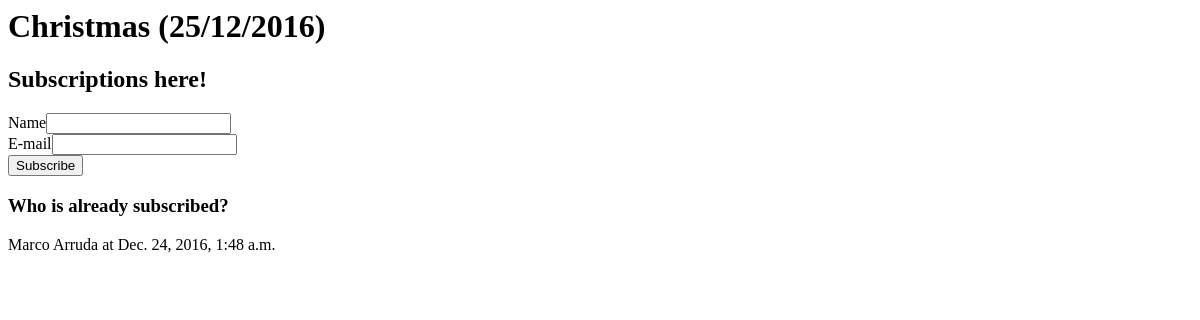
Before: / with the older database file.
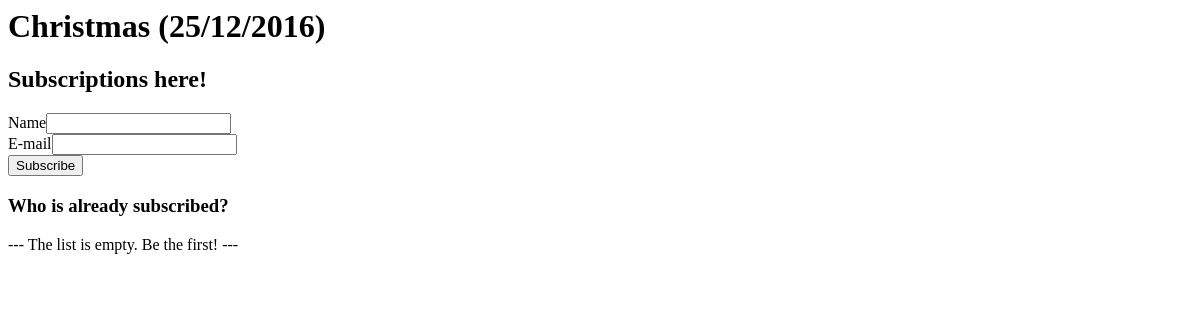
After: the same page with the newer database file.
### event/models.py (models this page shows, shortened)
class Subscription(models.Model):
  subscription_name = models.CharField(max_length=200)
  subscription_email = models.CharField(max_length=200)
  subscription_datetime = models.DateTimeField('subscription date and time')

### event/views.py (the view)
# urls.py: url(r'^$', views.index, name='index'),
def index(request):
    template = loader.get_template('event/index.html')
    context = {'subscription_list': Subscription.objects.order_by('-subscription_datetime')[:5]}
    return HttpResponse(template.render(context, request))

### event/templates/event/index.html (shortened to what this page needs)
<h1>Christmas (25/12/2016)</h1>
<h2>Subscriptions here!</h2>
<form action="{% url 'event:subscribe' %}" method="post">
  <label>Name</label><input type="text" name="name" value="" />
  <br />
  <label>E-mail</label><input type="text" name="email" value="" />
  <br />
  <input type="submit" value="Subscribe" />
</form>
<h3>Who is already subscribed?</h3>
{% if subscription_list %}
  {% for subscription in subscription_list %}
      <p>{{ subscription.subscription_name }} at {{ subscription.subscription_datetime }}</p>
  {% endfor %}
{% else %}
  <p>--- The list is empty. Be the first! ---</p>
{% endif %}

Changed rows visible on the page:
removed Subscription: subscription_name "Marco Arruda", subscription_datetime "Dec. 24, 2016, 1:48 a.m."
Other visible differences:
text now shown: "--- The list is empty. Be the first! ---"
